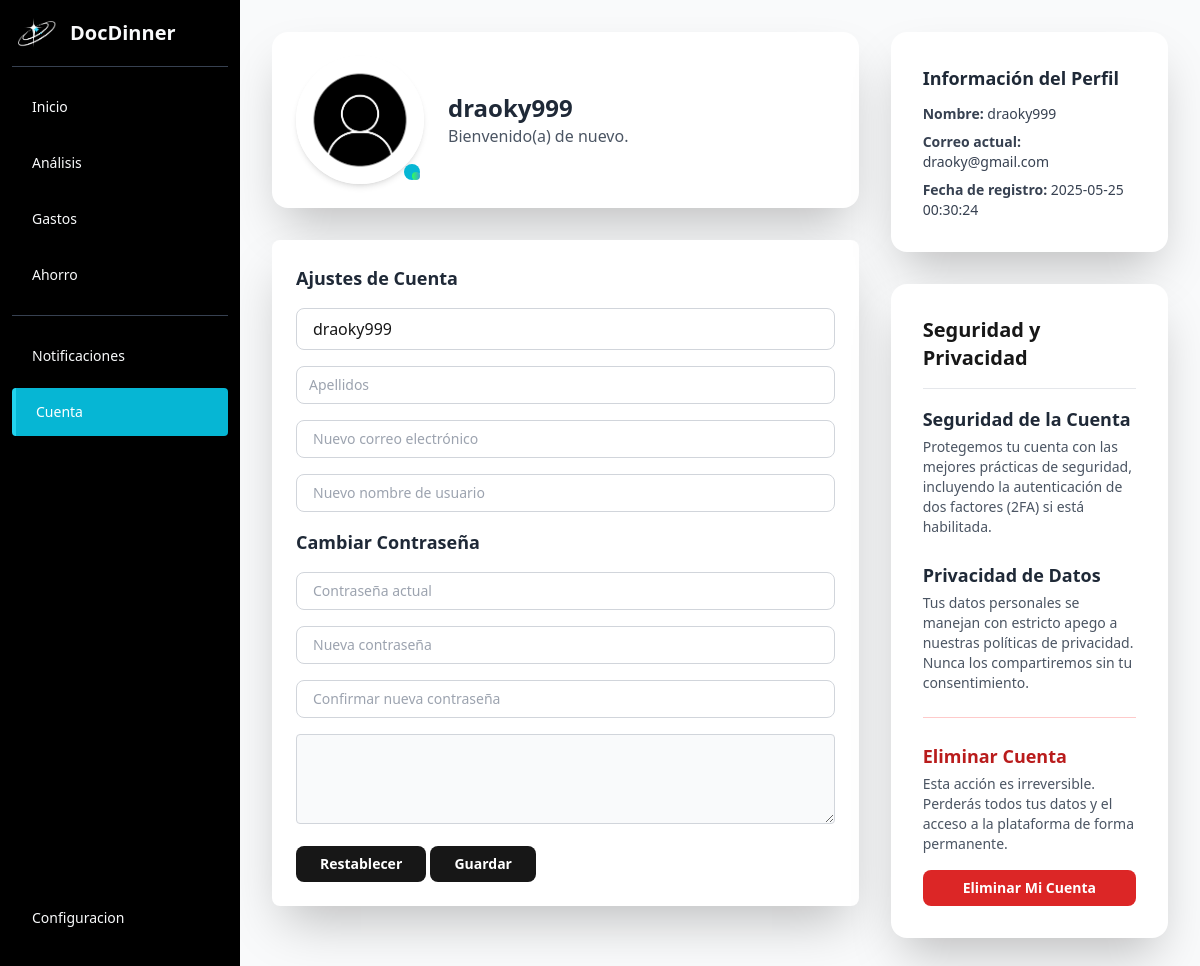
/index.php?ruta=main&modulo=cuenta (signed in), run on the app's committed database.
### tables this page shows
CREATE TABLE `usuarios` (
  `id` int(11) NOT NULL,
  `nombre` varchar(100) NOT NULL,
  `correo` varchar(150) NOT NULL,
  `password` varchar(255) NOT NULL,
  `fecha_registro` timestamp NOT NULL DEFAULT current_timestamp(),
  `ultimo_login` datetime DEFAULT NULL,
  `reset_token` varchar(255) DEFAULT NULL,
  `reset_expires` datetime DEFAULT NULL,
  `foto` varchar(255) DEFAULT NULL,
  `auth_provider` varchar(50) DEFAULT 'local',
  `saldo_inicial` decimal(15,2) DEFAULT 0.00,
  `presupuesto_mensual` decimal(10,2) DEFAULT 0.00,
  `moneda` varchar(10) DEFAULT 'COP',
  `otros_ingresos` decimal(15,2) DEFAULT 0.00
);

### main/controlador.php (called while the page is built, shortened)
<?php
class MainController {
    public function main() {
        include 'main/vista/main.php';
    }
}
?>

### utils/fotoPerfil.php (called while the page is built, shortened)
<?php
function obtenerRutaFoto($foto, $porDefecto = 'assets/icons/user-profile-icon-free-vector.jpg') {
    $foto = trim($foto);
    return $porDefecto;
}
?>

### modulos/cuenta/modelo.php (called while the page is built, shortened)
<?php
class UsuarioModel {
    private $conn;
    public function __construct($db) {
        $this->conn = $db;
    }
    public function obtenerUsuarioPorId($id) {
        try {
            $sql = "SELECT nombre, correo, fecha_registro, ultimo_login FROM usuarios WHERE id = :id";
            $stmt = $this->conn->prepare($sql);
            $stmt->bindParam(":id", $id, PDO::PARAM_INT);
            $stmt->execute();
            return $stmt->fetch(PDO::FETCH_ASSOC);
        } catch (PDOException $e) {
            error_log("Error al obtener usuario por ID: " . $e->getMessage());
            return false;
        }
    }
}
?>

### modulos/cuenta/vista/cuenta.php (the view, shortened to what this page needs)
<main class="bg-neutral-50 min-h-screen p-4 sm:p-6 lg:p-8">
  <div class="max-w-8xl">
    <div class="grid grid-cols-1 lg:grid-cols-3 gap-8">
      <div class="lg:col-span-2 flex flex-col gap-8">
        <div class="bg-white p-6 rounded-2xl shadow-2xl">
          <div class="flex flex-col sm:flex-row items-center gap-6">
            <div class="relative group flex-shrink-0">
              <img src="<?= htmlspecialchars($rutaFoto ?? 'default-avatar.png') ?>" alt="Foto de Perfil" class="w-32 h-32 rounded-full object-cover border-4 border-white shadow-md">
              <label for="foto_perfil_input" class="absolute bottom-1 right-1 bg-cyan-500 text-white p-2 rounded-full cursor-pointer group-hover:bg-cyan-600 transition-transform transform group-hover:scale-110">
                <i class="ri-bard-line absolute bottom-0 right-0 bg-custom-gradient text-white p-1 rounded-full cursor-pointer group-hover:scale-110 transition"></i>
              </label>
            </div>
            <div class="text-center sm:text-left">
              <h1 class="text-2xl font-bold text-gray-800">
                <?= htmlspecialchars($_SESSION['nombre'] ?? 'Usuario') ?>
              </h1>
              <p class="text-md text-gray-600">Bienvenido(a) de nuevo.</p>
            </div>
          </div>
        </div>
        <div class="bg-white p-6 rounded-lg shadow-2xl">
          <div>
            <section>
              <form action="index.php?ruta=main&modulo=cuenta" method="POST" class="space-y-4">
                <h3 class="text-lg font-semibold text-gray-800">Ajustes de Cuenta</h3>
                <input type="text" class="w-full border border-gray-300 rounded-lg px-4 py-2 text-neutral-900 focus:ring-2 focus:ring-cyan-500 focus:outline-none transition" value="<?= htmlspecialchars($nombre) ?>" readonly>
                <input type="text" class="w-full border border-gray-300 rounded-lg px-3 py-2 text-neutral-900 focus:ring-2 focus:ring-cyan-500 focus:outline-none transition text-sm mb-4" placeholder="Apellidos" value="<?= htmlspecialchars($apellido) ?>" readonly>
                <input type="email" name="nuevo_correo" placeholder="Nuevo correo electrónico" required class="w-full border border-gray-300 rounded-lg px-4 py-2 text-neutral-900 text-sm focus:ring-2 focus:ring-cyan-500 focus:outline-none transition">
                <input type="text" name="nuevo_nombre" placeholder="Nuevo nombre de usuario" required class="w-full border border-gray-300 rounded-lg px-4 py-2 text-neutral-900 text-sm focus:ring-2 focus:ring-cyan-500 focus:outline-none transition">
                <h3 class="text-lg font-semibold text-gray-800">Cambiar Contraseña</h3>
                <input type="password" name="password_actual" placeholder="Contraseña actual" required class="w-full border border-gray-300 rounded-lg px-4 py-2 text-neutral-900 text-sm focus:ring-2 focus:ring-cyan-500 focus:outline-none transition">
                <input type="password" name="nueva_password" placeholder="Nueva contraseña" required class="w-full border border-gray-300 rounded-lg px-4 py-2 text-neutral-900 text-sm focus:ring-2 focus:ring-cyan-500 focus:outline-none transition">
                <input type="password" name="confirmar_password" placeholder="Confirmar nueva contraseña" required class="w-full border border-gray-300 rounded-lg px-4 py-2 text-neutral-900 text-sm focus:ring-2 focus:ring-cyan-500 focus:outline-none transition">
                <textarea class="w-full bg-neutral-50 border border-gray-300 rounded px-3 py-2 text-neutral-900" rows="3" readonly><?= htmlspecialchars($info) ?></textarea>
                <button type="reset" name="resetAcount" class="w-full sm:w-auto bg-neutral-900 text-white text-sm font-semibold px-6 py-2 rounded-lg hover:bg-cyan-600 transition-colors" onclick="return confirm('¿Estas seguro de restablecer tu cuenta permanentemente?')">Restablecer</button>
                <button type="submit" class="w-full sm:w-auto bg-neutral-900 text-white text-sm font-semibold px-6 py-2 rounded-lg hover:bg-cyan-600 transition-colors">Guardar</button>
              </form>
            </section>
          </div>
        </div>
      </div>
      <div class="lg:col-span-1 flex flex-col gap-8">
        <div class="bg-white p-8 rounded-2xl shadow-2xl">
          <section>
            <h3 class="text-lg font-semibold text-gray-800 mb-3">Información del Perfil</h3>
            <div class="space-y-2 text-sm text-gray-700">
              <p><strong>Nombre:</strong> <?= htmlspecialchars($usuario['nombre']) ?></p>
              <p><strong>Correo actual:</strong> <?= htmlspecialchars($usuario['correo']) ?></p>
              <p><strong>Fecha de registro:</strong> <?= htmlspecialchars($usuario['fecha_registro']) ?></p>
            </div>
          </section>
        </div>
        <div class="bg-white p-8 rounded-2xl shadow-2xl">
          <h2 class="text-xl font-bold text-neutral-900 border-b pb-4 mb-4">Seguridad y Privacidad</h2>
          <div class="space-y-6">
            <section>
              <h3 class="text-lg font-semibold text-gray-800">Seguridad de la Cuenta</h3>
              <p class="text-sm text-gray-600 mt-1">Protegemos tu cuenta con las mejores prácticas de seguridad, incluyendo la autenticación de dos factores (2FA) si está habilitada.</p>
            </section>
            <section>
              <h3 class="text-lg font-semibold text-gray-800">Privacidad de Datos</h3>
              <p class="text-sm text-gray-600 mt-1">Tus datos personales se manejan con estricto apego a nuestras políticas de privacidad. Nunca los compartiremos sin tu consentimiento.</p>
            </section>
            <section class="border-t border-red-200 pt-6 mt-6">
              <h3 class="text-lg font-semibold text-red-700">Eliminar Cuenta</h3>
              <p class="text-sm text-gray-600 mt-1 mb-4">
                Esta acción es irreversible. Perderás todos tus datos y el acceso a la plataforma de forma permanente.
              </p>
              <form action="index.php?ruta=main&modulo=cuenta" method="POST">
                <button type="submit" name="deleteAccount" class="w-full bg-red-600 text-white text-sm font-semibold px-6 py-2 rounded-lg hover:bg-red-700 transition-colors" onclick="return confirm('¿Estás seguro de que deseas eliminar tu cuenta permanentemente?');">Eliminar Mi Cuenta</button>
              </form>
            </section>
          </div>
        </div>
      </div>
    </div>
  </div>
</main>

### data on the page
usuarios: nombre "draoky999", correo "draoky@gmail.com", fecha_registro "2025-05-25 00:30:24"

### other printed values
$_SESSION['nombre'] "draoky999"
